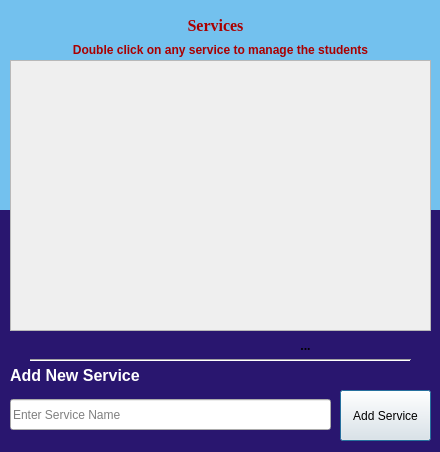
<?xml version="1.0" encoding="UTF-8"?>
<ui version="4.0">
 <class>Dialog</class>
 <widget class="QDialog" name="Dialog">
  <property name="geometry">
   <rect>
    <x>0</x>
    <y>0</y>
    <width>440</width>
    <height>452</height>
   </rect>
  </property>
  <property name="windowTitle">
   <string>Service Database</string>
  </property>
  <property name="windowIcon">
   <iconset>
    <normaloff>../resources/icon.png</normaloff>../resources/icon.png</iconset>
  </property>
  <widget class="QScrollArea" name="table_area">
   <property name="geometry">
    <rect>
     <x>10</x>
     <y>60</y>
     <width>421</width>
     <height>271</height>
    </rect>
   </property>
   <property name="widgetResizable">
    <bool>true</bool>
   </property>
   <widget class="QWidget" name="scrollAreaWidgetContents">
    <property name="geometry">
     <rect>
      <x>0</x>
      <y>0</y>
      <width>419</width>
      <height>269</height>
     </rect>
    </property>
   </widget>
  </widget>
  <widget class="QPushButton" name="addBtn">
   <property name="geometry">
    <rect>
     <x>340</x>
     <y>390</y>
     <width>91</width>
     <height>51</height>
    </rect>
   </property>
   <property name="text">
    <string>Add Service</string>
   </property>
  </widget>
  <widget class="QLineEdit" name="name_text">
   <property name="enabled">
    <bool>true</bool>
   </property>
   <property name="geometry">
    <rect>
     <x>10</x>
     <y>399</y>
     <width>321</width>
     <height>31</height>
    </rect>
   </property>
   <property name="placeholderText">
    <string>Enter Service Name</string>
   </property>
  </widget>
  <widget class="QLabel" name="label">
   <property name="geometry">
    <rect>
     <x>10</x>
     <y>40</y>
     <width>421</width>
     <height>20</height>
    </rect>
   </property>
   <property name="text">
    <string>&lt;html&gt;&lt;head/&gt;&lt;body&gt;&lt;p align=&quot;center&quot;&gt;&lt;span style=&quot; font-weight:600; color:#aa0000;&quot;&gt;Double click on any service to manage the students&lt;/span&gt;&lt;/p&gt;&lt;/body&gt;&lt;/html&gt;</string>
   </property>
  </widget>
  <widget class="QLabel" name="label_progress">
   <property name="geometry">
    <rect>
     <x>180</x>
     <y>330</y>
     <width>251</width>
     <height>31</height>
    </rect>
   </property>
   <property name="font">
    <font>
     <family>Segoe Script</family>
     <weight>75</weight>
     <bold>true</bold>
    </font>
   </property>
   <property name="autoFillBackground">
    <bool>false</bool>
   </property>
   <property name="frameShadow">
    <enum>QFrame::Raised</enum>
   </property>
   <property name="text">
    <string>...</string>
   </property>
   <property name="alignment">
    <set>Qt::AlignCenter</set>
   </property>
   <property name="wordWrap">
    <bool>false</bool>
   </property>
  </widget>
  <widget class="Line" name="line">
   <property name="geometry">
    <rect>
     <x>30</x>
     <y>350</y>
     <width>381</width>
     <height>20</height>
    </rect>
   </property>
   <property name="orientation">
    <enum>Qt::Horizontal</enum>
   </property>
  </widget>
  <widget class="QLabel" name="label_2">
   <property name="geometry">
    <rect>
     <x>10</x>
     <y>365</y>
     <width>451</width>
     <height>21</height>
    </rect>
   </property>
   <property name="text">
    <string>&lt;html&gt;&lt;head/&gt;&lt;body&gt;&lt;p&gt;&lt;span style=&quot; font-size:12pt; font-weight:600; color:#ffffff;&quot;&gt;Add New Service&lt;/span&gt;&lt;/p&gt;&lt;/body&gt;&lt;/html&gt;</string>
   </property>
  </widget>
  <widget class="QLabel" name="label_title">
   <property name="geometry">
    <rect>
     <x>10</x>
     <y>10</y>
     <width>411</width>
     <height>31</height>
    </rect>
   </property>
   <property name="font">
    <font>
     <family>Times New Roman</family>
     <weight>50</weight>
     <bold>false</bold>
    </font>
   </property>
   <property name="autoFillBackground">
    <bool>false</bool>
   </property>
   <property name="frameShadow">
    <enum>QFrame::Raised</enum>
   </property>
   <property name="text">
    <string>&lt;html&gt;&lt;head/&gt;&lt;body&gt;&lt;p&gt;&lt;span style=&quot; font-size:12pt; font-weight:600; color:#aa0000;&quot;&gt;Services&lt;/span&gt;&lt;/p&gt;&lt;/body&gt;&lt;/html&gt;</string>
   </property>
   <property name="alignment">
    <set>Qt::AlignCenter</set>
   </property>
   <property name="wordWrap">
    <bool>false</bool>
   </property>
  </widget>
  <widget class="QLabel" name="label_3">
   <property name="geometry">
    <rect>
     <x>0</x>
     <y>0</y>
     <width>441</width>
     <height>211</height>
    </rect>
   </property>
   <property name="styleSheet">
    <string notr="true">background-color:  rgb(115, 193, 238);
</string>
   </property>
   <property name="text">
    <string/>
   </property>
  </widget>
  <widget class="QLabel" name="label_5">
   <property name="geometry">
    <rect>
     <x>0</x>
     <y>210</y>
     <width>441</width>
     <height>261</height>
    </rect>
   </property>
   <property name="autoFillBackground">
    <bool>false</bool>
   </property>
   <property name="styleSheet">
    <string notr="true">background-color: rgb(41, 22, 111);</string>
   </property>
   <property name="text">
    <string/>
   </property>
  </widget>
  <zorder>label_3</zorder>
  <zorder>label</zorder>
  <zorder>label_title</zorder>
  <zorder>label_5</zorder>
  <zorder>label_progress</zorder>
  <zorder>label_2</zorder>
  <zorder>line</zorder>
  <zorder>name_text</zorder>
  <zorder>addBtn</zorder>
  <zorder>table_area</zorder>
 </widget>
 <resources/>
 <connections/>
</ui>
